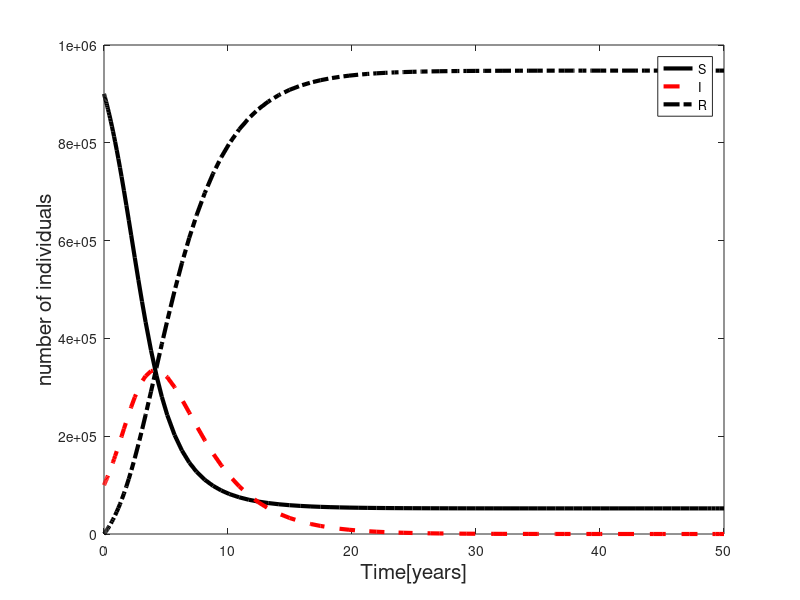
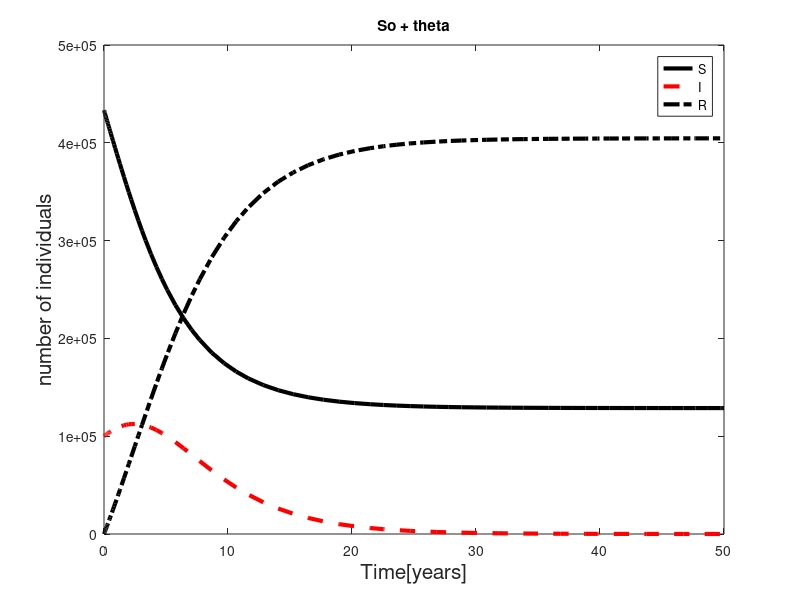
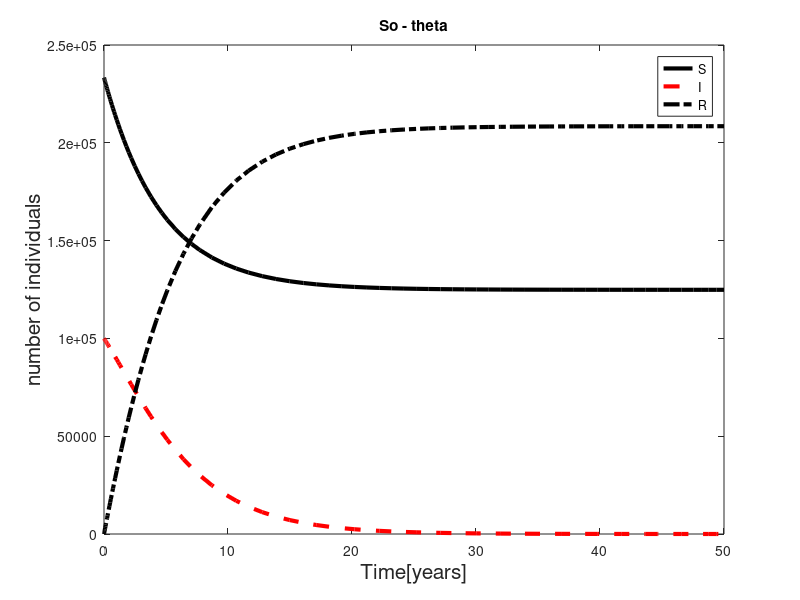

MATLAB code to generate these figures, in order:
close all;
clear all;
clc;

N = 1e6;
alpha = 1e-6;
beta = 1/3;
%sigma = 1/50;
beOverAl=beta/alpha;
S0 = 9e5;
I0 = 1e5;
R0 =0;
x0 = [S0; I0; R0];
theta = 100000;
x01= [(beOverAl+theta);I0;R0];
x02= [(beOverAl-theta);I0;R0];
SIRendemic_rhs = @(t,Xt) [-alpha*Xt(2)*Xt(1); 
                        alpha*Xt(1)*Xt(2)-beta*Xt(2);
                        beta*Xt(2)];
SIRendemic_rhs1 = @(t,Xt) [-alpha*Xt(2)*Xt(1); 
                        alpha*Xt(1)*Xt(2)-beta*Xt(2);
                        beta*Xt(2)];                    
SIRendemic_rhs2 = @(t,Xt) [-alpha*Xt(2)*Xt(1); 
                        alpha*Xt(1)*Xt(2)-beta*Xt(2);
                        beta*Xt(2)];
T = 50;
[time2,X2]=ode45(SIRendemic_rhs2,[0,T],x02);
[time1,X1]=ode45(SIRendemic_rhs1,[0,T],x01);
[time,X] = ode45(SIRendemic_rhs,[0,T],x0);
figure;
plot(time, X(:,1),'k-','LineWidth',3)
hold on
plot(time, X(:,2),'r--','LineWidth',3)
plot(time, X(:,3),'k-.','LineWidth',3)
xlabel('Time[years]','FontSize',15)
ylabel('number of individuals','FontSize',15)
%title('
hold off
legend('S','I','R')
figure;
plot(time1, X1(:,1),'k-','LineWidth',3)
hold on
plot(time1, X1(:,2),'r--','LineWidth',3)
plot(time1, X1(:,3),'k-.','LineWidth',3)
xlabel('Time[years]','FontSize',15)
ylabel('number of individuals','FontSize',15)
title('So + theta');
hold off
legend('S','I','R')
figure;
plot(time2, X2(:,1),'k-','LineWidth',3)
hold on
plot(time2, X2(:,2),'r--','LineWidth',3)
plot(time2, X2(:,3),'k-.','LineWidth',3)
xlabel('Time[years]','FontSize',15)
ylabel('number of individuals','FontSize',15)
title('So - theta');
hold off
legend('S','I','R')


perOSusceptible=(X(end,1)/N)*100;
perOInfected=(X(end,2)/N)*100;
perORecovered=(X(end,3)/N)*100;
disp(perOSusceptible);
disp(perOInfected);
disp(perORecovered);
disp(perOSusceptible+perOInfected+perORecovered);
maxDuringEpid=max(X(:,2));
perOMaxDurEpid=(maxDuringEpid/N)*100;
disp(perOMaxDurEpid);
index = find(X(:,2)>=200000);
ydesired = time(index);
%yDesired = interp1(X(:,2),time, 200000);
%hline(200000);
%vline(ydesired(1));
%vline(ydesired(end));
disp(ydesired(end)-ydesired(1));

disp(beOverAl);

